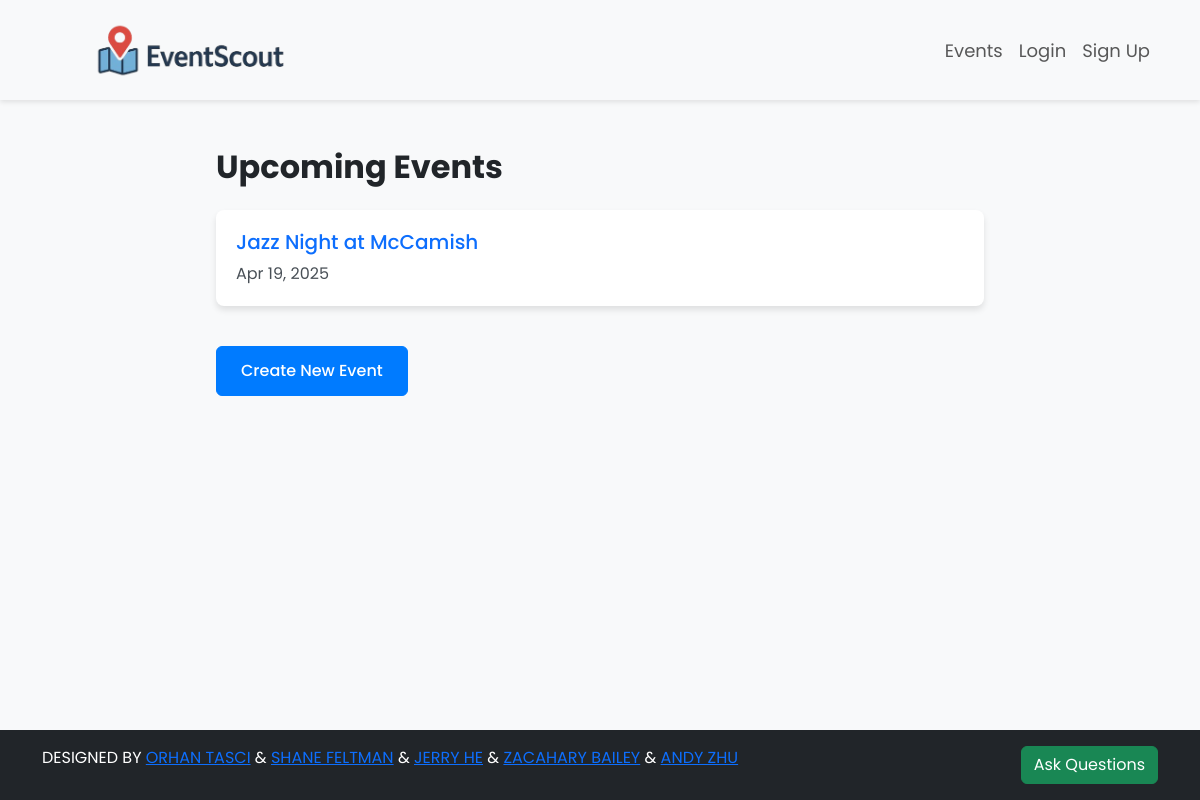
Page /events/ on the earlier database version.
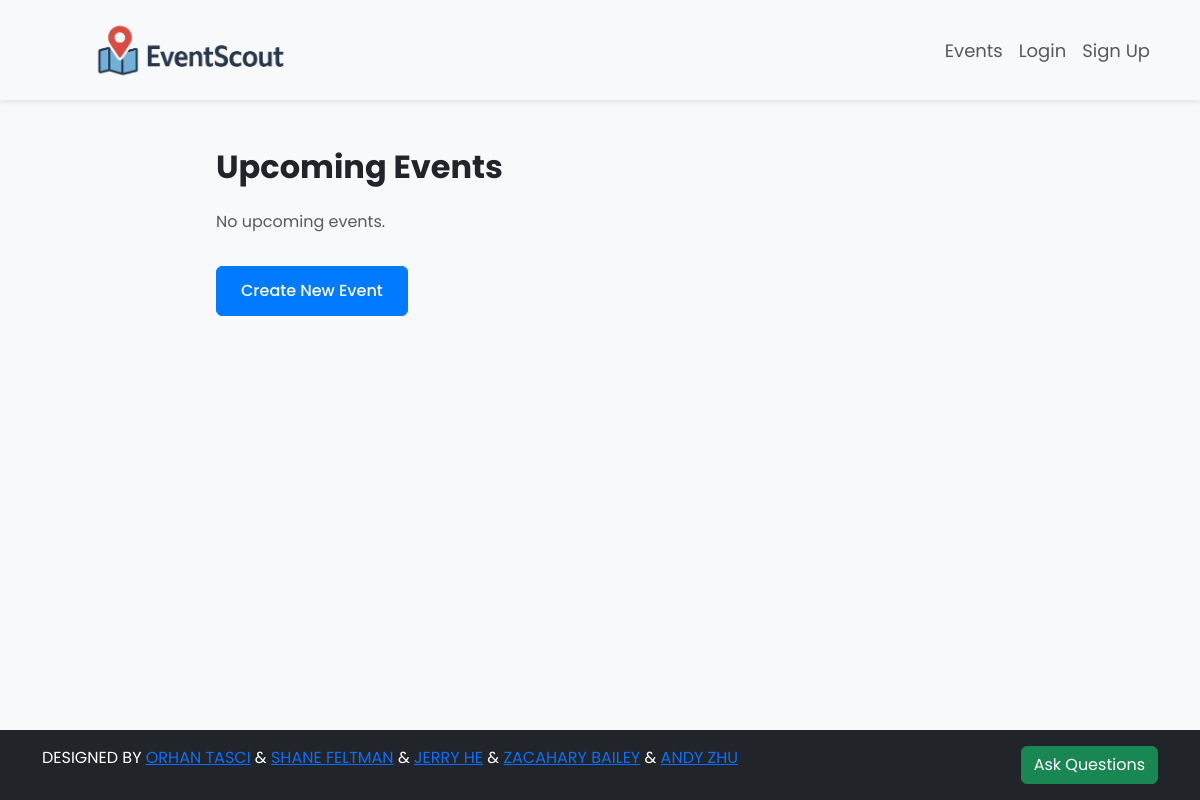
Same page on the later database version.
### createEvents/models.py (models this page shows, shortened)
class Event(models.Model):
    title = models.CharField(max_length=200)
    description = models.TextField()
    location = models.CharField(max_length=255)
    latitude = models.DecimalField(
        max_digits=9,
        decimal_places=6,
        null=True,
        blank=True
    )
    longitude = models.DecimalField(
        max_digits=9,
        decimal_places=6,
        null=True,
        blank=True
    )
    start_time = models.DateTimeField()
    end_time = models.DateTimeField()
    organizer = models.CharField(max_length=255)
    created_at = models.DateTimeField(auto_now_add=True)

### createEvents/views.py (the view)
# urls.py: path('', views.event_list, name='event_list'),
def event_list(request):
    events = Event.objects.all().order_by('-created_at')
    return render(request, 'createEvents/event_list.html', {'events': events})

### createEvents/templates/createEvents/event_list.html (shortened to what this page needs)
{% extends 'base.html' %}
{% load static %}
{% block head %}
    <link rel="stylesheet" href="{% static 'css/styles.css' %}">
{% endblock %}
{% block content %}
    <div class="events-container">
        <h1 class="fs-2 fw-bold text-dark mb-4">Upcoming Events</h1>
        {% if events %}
            {% for event in events %}
                <div class="event-card card">
                    <div class="card-body">
                        <h2 class="card-title">
                            <a href="{% url 'events.event_detail' event.id %}" class="text-primary text-decoration-none">{{ event.title }}</a>
                        </h2>
                        <p class="card-text mb-0">{{ event.start_time|date:"M d, Y" }}</p>
                    </div>
                </div>
            {% endfor %}
        {% else %}
            <p class="text-muted">No upcoming events.</p>
        {% endif %}
        <a href="{% url 'events.create_event' %}" class="btn btn-primary d-inline-block mt-3">Create New Event</a>
    </div>
{% endblock %}

Differences in the rows shown:
removed Event: title "Jazz Night at McCamish", start_time "Apr 19, 2025"
Other differences:
text now shown: "No upcoming events."
